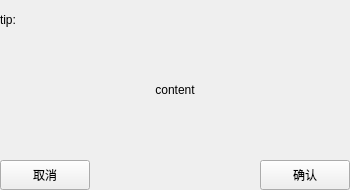
<?xml version="1.0" encoding="UTF-8"?>
<ui version="4.0">
 <class>tip</class>
 <widget class="QWidget" name="tip">
  <property name="geometry">
   <rect>
    <x>0</x>
    <y>0</y>
    <width>350</width>
    <height>190</height>
   </rect>
  </property>
  <property name="windowTitle">
   <string>Form</string>
  </property>
  <widget class="QLabel" name="label">
   <property name="geometry">
    <rect>
     <x>0</x>
     <y>0</y>
     <width>350</width>
     <height>40</height>
    </rect>
   </property>
   <property name="text">
    <string>tip: </string>
   </property>
  </widget>
  <widget class="QLabel" name="label_2">
   <property name="geometry">
    <rect>
     <x>0</x>
     <y>40</y>
     <width>350</width>
     <height>100</height>
    </rect>
   </property>
   <property name="text">
    <string>content</string>
   </property>
   <property name="alignment">
    <set>Qt::AlignCenter</set>
   </property>
  </widget>
  <widget class="QPushButton" name="pushButton">
   <property name="geometry">
    <rect>
     <x>260</x>
     <y>160</y>
     <width>90</width>
     <height>30</height>
    </rect>
   </property>
   <property name="text">
    <string>确认</string>
   </property>
  </widget>
  <widget class="QPushButton" name="pushButton_2">
   <property name="geometry">
    <rect>
     <x>0</x>
     <y>160</y>
     <width>90</width>
     <height>30</height>
    </rect>
   </property>
   <property name="text">
    <string>取消</string>
   </property>
  </widget>
 </widget>
 <resources/>
 <connections/>
</ui>
